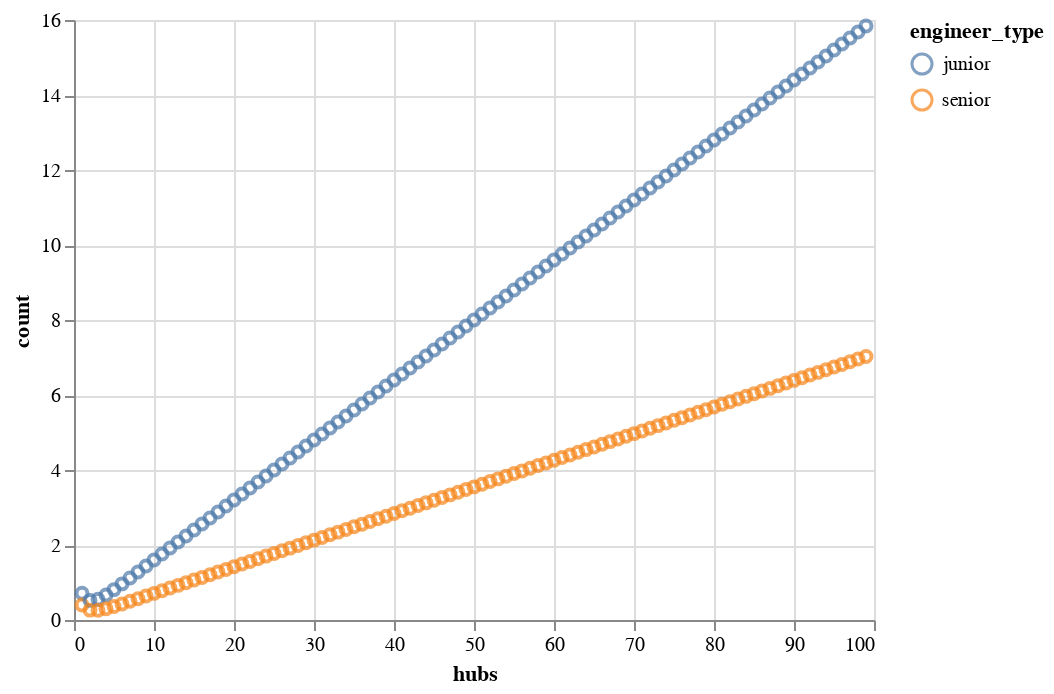

The cell this chart's notebook holds for it:
### Code cell
alt.Chart(data[data['hub_type']=='high_touch']).mark_point().encode(x='hubs', y='count', color='engineer_type')

### Figure 1 — Vega-Lite specification as saved in the notebook (floating-point values rounded to 4 significant figures; data arrays with more than 128 entries replaced by an {"elided": "..."} marker saying what was removed)
{"config": {"view": {"continuousWidth": 400, "continuousHeight": 300}}, "data": {"name": "data-68bb1136c361774f8cc2ac90462521a8"}, "mark": "point", "encoding": {"color": {"type": "nominal", "field": "engineer_type"}, "x": {"type": "quantitative", "field": "hubs"}, "y": {"type": "quantitative", "field": "count"}}, "$schema": "https://vega.github.io/schema/vega-lite/v4.8.1.json", "datasets": {"data-68bb1136c361774f8cc2ac90462521a8": {"elided": "198 records"}}}
